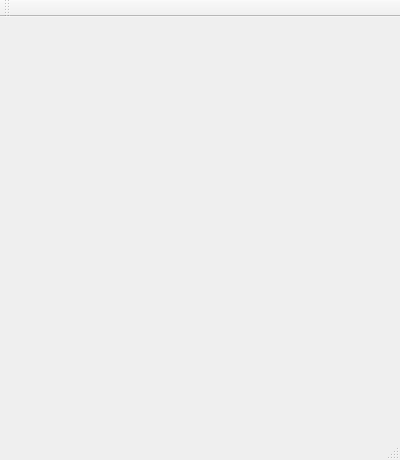
<?xml version="1.0" encoding="UTF-8"?>
<ui version="4.0">
 <class>MainWindowTetris</class>
 <widget class="QMainWindow" name="MainWindowTetris">
  <property name="geometry">
   <rect>
    <x>0</x>
    <y>0</y>
    <width>400</width>
    <height>460</height>
   </rect>
  </property>
  <property name="windowTitle">
   <string>MainWindowTetris</string>
  </property>
  <widget class="QWidget" name="centralWidget"/>
  <widget class="QMenuBar" name="menuBar">
   <property name="geometry">
    <rect>
     <x>0</x>
     <y>0</y>
     <width>400</width>
     <height>22</height>
    </rect>
   </property>
  </widget>
  <widget class="QToolBar" name="mainToolBar">
   <attribute name="toolBarArea">
    <enum>TopToolBarArea</enum>
   </attribute>
   <attribute name="toolBarBreak">
    <bool>false</bool>
   </attribute>
  </widget>
  <widget class="QStatusBar" name="statusBar"/>
 </widget>
 <layoutdefault spacing="6" margin="11"/>
 <resources/>
 <connections/>
</ui>
